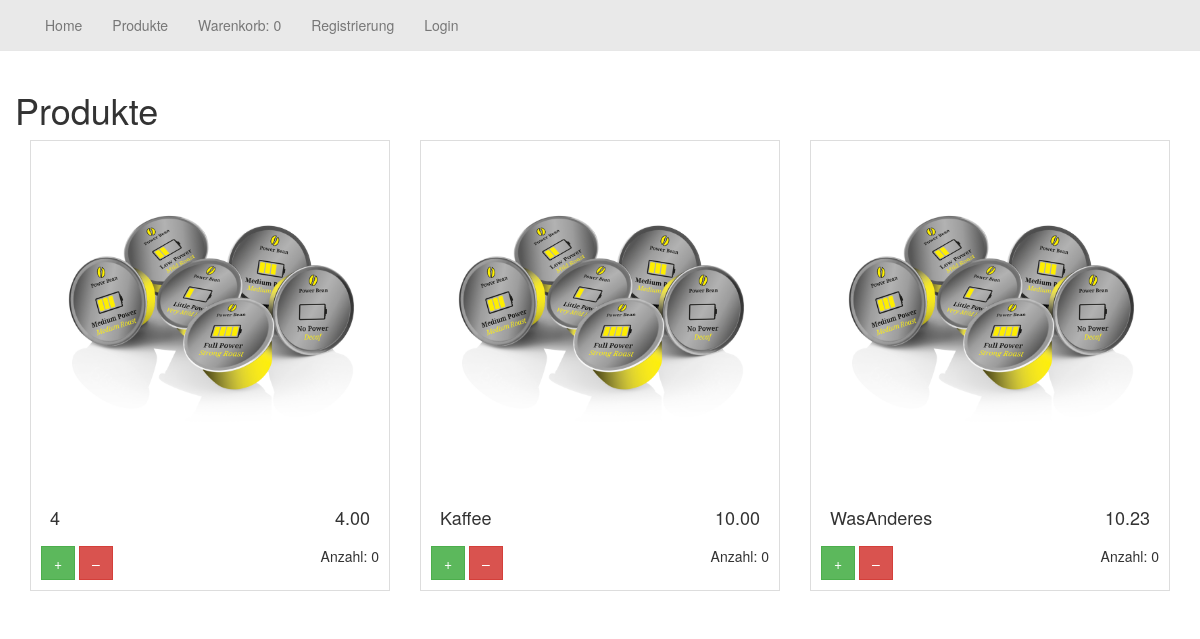
/index.php?page=products, run on an earlier commit of the app's database.
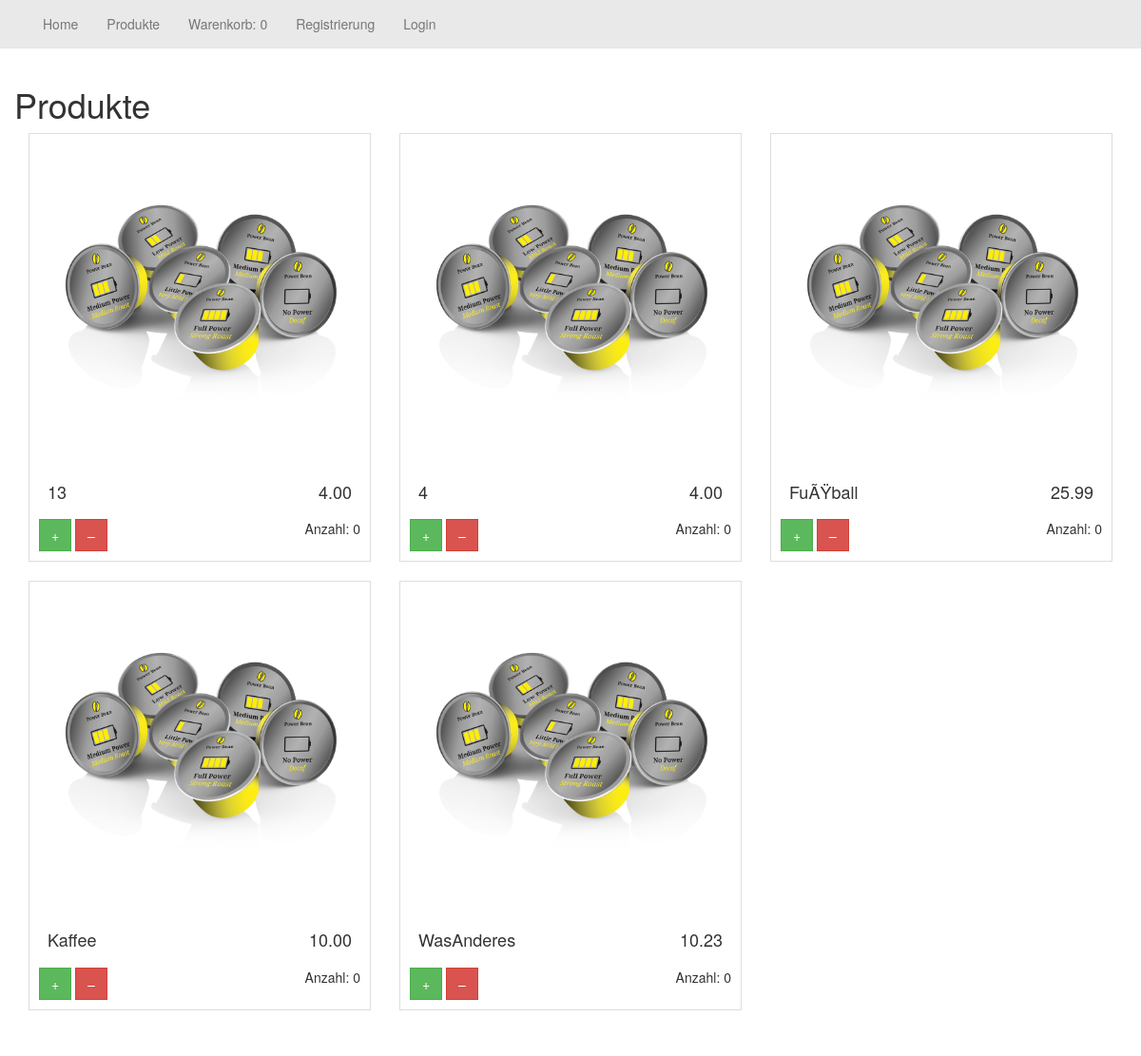
And on a later commit of the database.
### tables this page shows
CREATE TABLE `products` (
  `Name` varchar(30) NOT NULL,
  `Description` text NOT NULL,
  `pathtopicture` varchar(256) NOT NULL,
  `price` decimal(10,2) NOT NULL
);

### sites/products.php (called while the page is built)
  <?php
if(!isset($products)){
  $products = new products($dbconn);
}
$products->displayAll();
?>

### classes/Products.Class.php (the view, shortened to what the changed rows need)
<?php
class products {
  private $conn;
  public function __construct($db){
    $this->conn = $db;
  }
  public function displayAll(){
    $query = "SELECT * FROM products";
    $ergebnis = $this->conn->query($query);
?>
     <div class="container" onload="cartRefresh();">
       <div class="row">
       <h1>Produkte</h1>
<?php
    while ($zeile = $ergebnis->fetch_object()) {
?>
              <div class="col-xs-4">
                <div class="thumbnail">
<?php
                  echo "<img src='images/".$zeile->pathtopicture."' alt='' onerror=\"this.src='images/default.jpg'\">"
?>
                  <div class="caption">
<?php
                    echo "  <h4 class='pull-right'>$zeile->price</h4>";
?>
                    <h4>
<?php
                      echo "<span>$zeile->Name</span>";
?>
                    </h4>
                  </div>
                  <div>
                  <input type="button" id="add_<?php echo $zeile->Name; ?>" value="+" class="btn btn-success" onclick="cartAction('add','<?php echo $zeile->Name; ?>')" />
                  <input type="button" id="remove_<?php echo $zeile->Name; ?>" value="–" class="btn btn-danger" onclick="cartAction('remove','<?php echo $zeile->Name; ?>')" />
                  <span class="pull-right">Anzahl: <span id="amount_<?php echo $zeile->Name; ?>">0</span></span>
                  </div>
                </div>
              </div>
<?php
    }
?>
   </div>
 </div>
 <?php
    echo "</div><br>";
  }
}

### inc/navigation.php (shortened to what the changed rows need)
<nav class="navbar navbar-default navbar-fixed-top" role="navigation">
    <div class="container">
        <div class="collapse navbar-collapse" id="bs-example-navbar-collapse-1">
            <ul class="nav navbar-nav">
                <?php
                if (isset($_SESSION["userid"])) {
                    if ($_SESSION["userid"] == 1) {
                        $myxml = simplexml_load_file("config/navigation.xml");
                        foreach ($myxml->admin as $zeile) {
                            echo "<li>";
                            echo "<a href='index.php'>$zeile->home</a>";
                            echo "</li>";
                            echo "<li>";
                            echo "<a href='index.php?page=customerinfo'>$zeile->kunden</a>";
                            echo "</li>";
                            echo "<li>";
                            echo "<a href='index.php?page=ListProducts'>$zeile->produkt</a>";
                            echo "</li>";
                            echo "<li>";
                            echo "<a href='index.php?page=voucher'>$zeile->gutschein</a>";
                            echo "</li>";
                            echo "<li>";
                            echo "<a href='index.php?page=logout'>$zeile->logout</a>";
                            echo "</li>";
                        }
                    } else {
                        $myxml = simplexml_load_file("config/navigation.xml");
                        foreach ($myxml->logon as $zeile) {
                            echo "<li>";
                            echo "<a href='index.php'>$zeile->home</a>";
                            echo "</li>";
                            echo "<li>";
                            echo "<a href='index.php?page=products'>$zeile->produkt</a>";
                            echo "</li>";
                            echo "<li>";
                        echo "<a id='warenkorb' href='index.php?page=warenkorb'>$zeile->warenkorb: ";
                        if(isset($_SESSION["cartsum"])){ echo $_SESSION["cartsum"]; } else { echo 0;} "</a>";
                            echo "</li>";
                            echo "<li>";
                            echo "<a href='index.php?page=showOwnData'>$zeile->konto</a>";
                            echo "</li>";
                            echo "<li>";
                            echo "<a href='index.php?page=logout'>$zeile->logout</a>";
                            echo "</li>";
                        }
                    }
                } else {
                    $myxml = simplexml_load_file("config/navigation.xml");
                    foreach ($myxml->normal as $zeile) {
                        echo "<li>";
                        echo "<a href='index.php'>$zeile->home</a>";
                        echo "</li>";
                        echo "<li>";
                        echo "<a href='index.php?page=products'>$zeile->produkt</a>";
                        echo "</li>";
                        echo "<li>";
                        echo "<a id='warenkorb' href='index.php?page=warenkorb'>$zeile->warenkorb: ";
                        if(isset($_SESSION["cartsum"])){ echo $_SESSION["cartsum"]; } else { echo 0;} "</a>";
                        echo "</li>";
                        echo "<li>";
                        echo "<a href='index.php?page=register'>$zeile->register</a>";
                        echo "</li>";
                        echo "<li>";
                        echo "<a href='index.php?page=login'>$zeile->login</a>";
                        echo "</li>";
                    }
                }
                ?>
            </ul>
        </div>
    </div>
</nav>

What changed in the data, as far as the page shows it:
added products: price "4.00", Name "13"
added products: price "25.99", Name "FuÃŸball"
